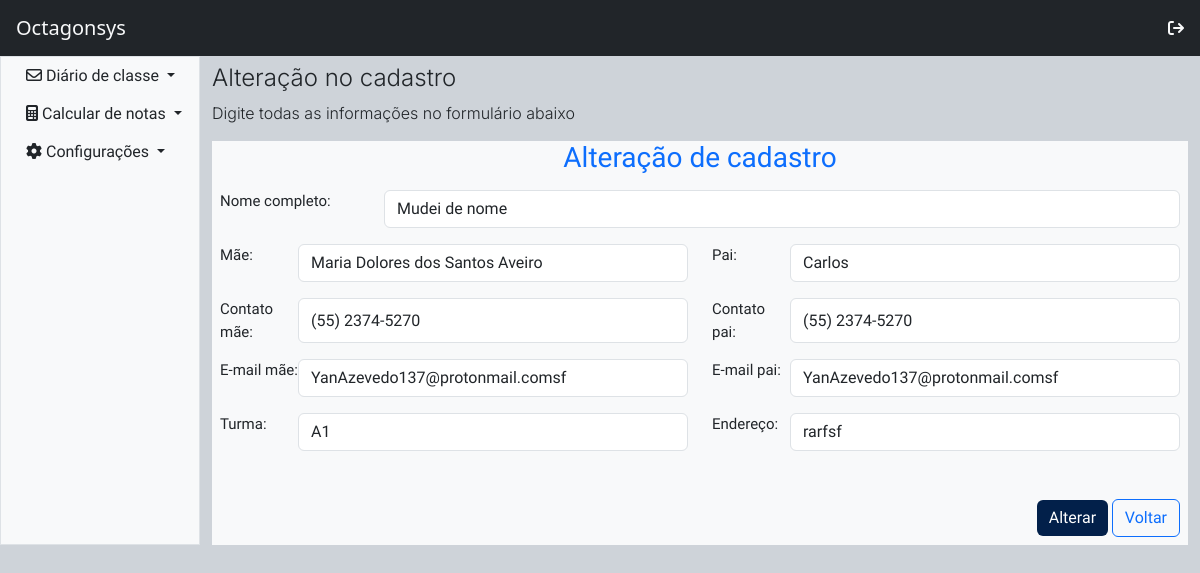
Screenshot of /editar/24 with the database file from the repository.
### app_cadastro/models.py (models this page shows)
class Aluno(models.Model):
    id_aluno = models.AutoField(primary_key=True)
    full_name_student = models.TextField(max_length = 100)
    mom_name = models.TextField(max_length = 100)
    father_name = models.TextField(max_length = 100)
    mom_contact = models.TextField(max_length = 20)
    father_contact = models.TextField(max_length = 20)
    mom_email = models.EmailField(max_length = 30)
    father_email = models.EmailField(max_length = 30)
    address = models.TextField(max_length = 50)
    classes = models.TextField(max_length = 3)

### app_cadastro/views.py (the view)
# urls.py: path('editar/<int:id>', views.editar, name='editar'),
def editar(request,id):
    alunos = Aluno.objects.get(id_aluno = id)
    return render(request,'register/update.html',{"aluno": alunos})

### app_cadastro/templates/register/update.html (shortened to what this page needs)
{% extends 'register/base.html' %}
{% load static %}
{% block 'ownCSS' %}
        <link rel="stylesheet" href="{% static 'css/form.css'%}">
{% endblock %}
{% block 'newHTML' %}
<div class="col-10 mt-2">
    <h4 class="inter">Alteração no cadastro</h4>
    <p class="inter">Digite todas as informações no formulário abaixo </p>
    <div class="form bg-light">
        <h3 class="text-primary text-center mt-2 mb-2 italiana">Alteração de cadastro</h3>
        <form action="{% url 'update' aluno.id_aluno %}" method="post" class="p-2 form-font enriqueta">
            <div class="row">
                <div class="col-2"> <label for="full_name_student" class="form-label">Nome completo:</label></div>
                <div class="col-10">
                    <input type="text" name="full_name_student" id="full_name_student" class=" form-control" maxlength="100" required placeholder=" Ex: Edson Arantes do Nascimento" value="{{aluno.full_name_student}}">
                </div>
            </div>
            <div class="row mt-3">
                <div class="col-6 d-flex ">
                    <label for="mom_name" class="col-2 ">Mãe:</label>
                    <input type="text" name="mom_name" id="mom_name" class="form-control" maxlength="100" required placeholder="Ex: Celeste Arantes" value="{{aluno.mom_name}}">
                </div>
                <div class="col-6 d-flex">
                    <label for="father_name" id="father_name" class="col-2 ">Pai:</label>
                    <input type="tel" name="father_name" id="father_name" class="form-control" maxlength="100"  required placeholder="Ex: João Ramos do Nascimento" value="{{aluno.father_name}}">
                </div>
            </div>
            <div class="row mt-3">
                <div class="col-6 d-flex">
                    <label for="mom_contact" class="col-2 ">Contato mãe:</label>
                    <input type="tel" name="mom_contact" id="mom_contact" class="form-control" maxlength="20"   required placeholder="Ex: (67) 3498-3277" value="{{ aluno.mom_contact }}">
                </div>
                <div class="col-6 d-flex">
                    <label for="father_contact" class="col-2 ">Contato pai:</label>
                    <input type="text" name="father_contact" id="father_contact" class="form-control" maxlength="20" required placeholder="Ex: (67) 3942-4257" value="{{ aluno.father_contact }}">
                </div>
            </div>
            <div class="row mt-3">
                <div class="col-6 d-flex">
                    <label for="mom_email" id="mom_email" class="col-2 ">E-mail mãe:</label>
                    <input type="text" name="mom_email" id="mom_email" class="form-control" maxlength="50" placeholder="Ex: katiuscia1004@uorak.com" value="{{ aluno.mom_email }}">
                </div>
                <div class="col-6 d-flex">
                    <label for="father_email" class="col-2 "> E-mail pai:</label>
                    <input type="text" name="father_email" id="father_email" class="form-control" maxlength="50" placeholder="Ex: tod9574@uorak.com" value="{{ aluno.father_email }}">
                </div>
            </div>
                <div class="row mt-3">
                    <div class="col-6 d-flex">
                        <label for="class" class="col-2 ">Turma:</label>
                        <input type="text" name="classes" id="classes" class="form-control"  maxlength="3" required placeholder="Ex: A5" value="{{ aluno.classes }}">
                    </div>
                    <div class="col-6 d-flex">
                        <label for="address" class="col-2 ">Endereço:</label>
                        <input type="text" name="address" id="address" class="form-control" maxlength="250" required placeholder="Ex: Rua Frederico Moura, Cidade Nova, Franca - SP" value="{{ aluno.address}}">
                    </div>
                </div>
                <div class="button-form mt-5 text-end">
                    <button type="submit" value="" class="btn btn-primary" style="background-color: #02204A; border: none;"> Alterar</button>
                    <a href="{% url 'home'  %}" class="btn btn-outline-primary">Voltar</a>
                </div>
            </div>
    </div>
{% endblock %}

### app_cadastro/static/css/form.css (style rules this page uses)
:root { --bg-body: #ced3d9; }
.italiana { font-family: 'italiana'; }
body { background-color: var(--bg-body); }
.form-font { font-size: 14px; }
.inter { font-family: 'inter'; font-weight: 300; }
.enriqueta { font-family: 'enriqueta'; font-weight: 300; }
.form .enriqueta { font-size: 15px; }

### rows the page displays
Aluno: full_name_student "Mudei de nome", mom_name "Maria Dolores dos Santos Aveiro", father_name "Carlos", mom_contact "(55) 2374-5270", father_contact "(55) 2374-5270", mom_email "YanAzevedo137@protonmail.comsf", father_email "YanAzevedo137@protonmail.comsf", classes "A1", address "rarfsf"
